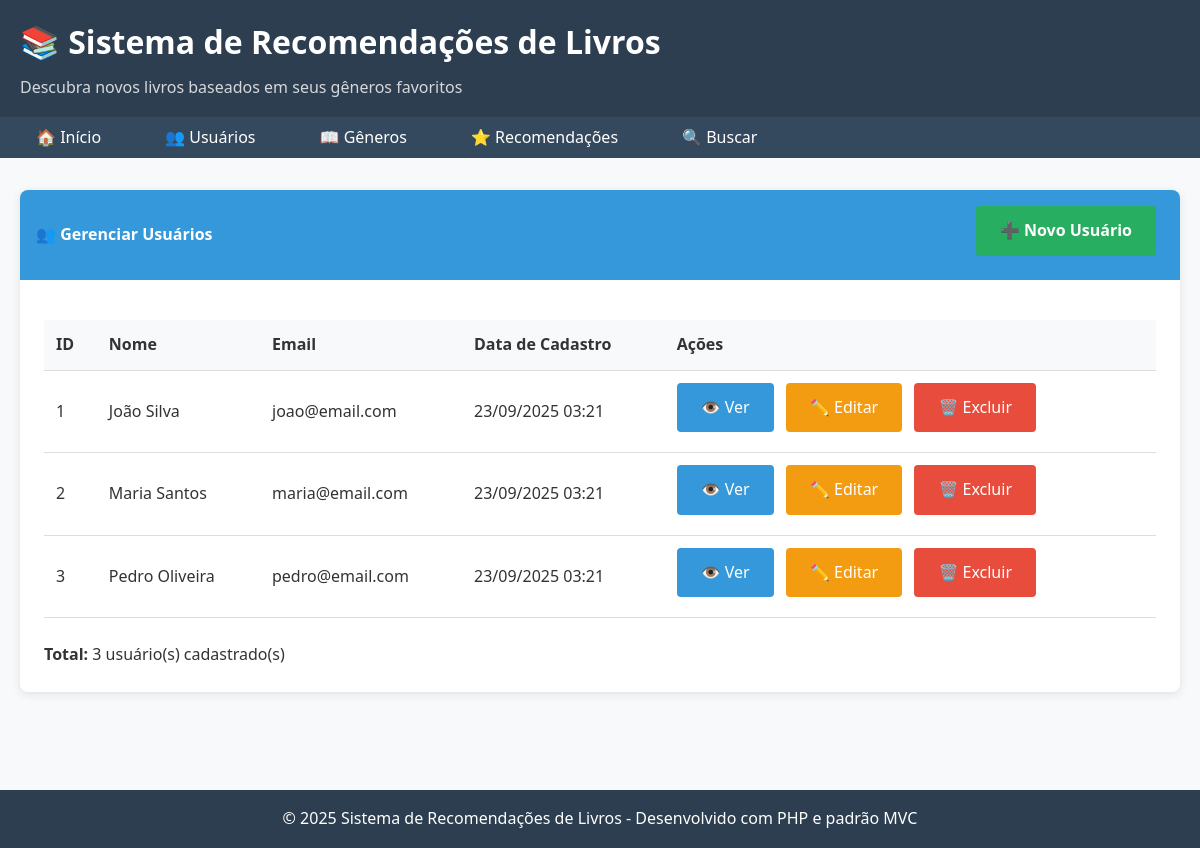
The page /usuarios on the database its author committed.
### tables this page shows
CREATE TABLE usuarios (
    id INT AUTO_INCREMENT PRIMARY KEY,
    nome VARCHAR(100) NOT NULL,
    email VARCHAR(100) UNIQUE NOT NULL,
    senha VARCHAR(255) NOT NULL,
    data_cadastro TIMESTAMP DEFAULT CURRENT_TIMESTAMP
);

### app/Controllers/UsuarioController.php (called while the page is built, shortened)
<?php
class UsuarioController extends Controller {
    private $usuarioService;
    public function __construct() {
        $this->usuarioService = new UsuarioService();
    }
    public function index() {
        try {
            $usuarios = $this->usuarioService->listarUsuarios();
            $this->render('usuario/index', [
                'usuarios' => $usuarios,
                'success_message' => $this->getSuccessMessage(),
                'error_message' => $this->getErrorMessage()
            ]);
        } catch (Exception $e) {
            $this->setErrorMessage("Erro ao listar usuários: " . $e->getMessage());
            $this->render('usuario/index', [
                'usuarios' => [],
                'error_message' => $this->getErrorMessage()
            ]);
        }
    }
}
?>

### index.php (called while the page is built, shortened)
<?php
require_once dirname(__DIR__) . '/core/Autoload.php';
require_once dirname(__DIR__) . '/routes/Router.php';
$router = new Router();
$router->get('/', 'Home', 'index');
$router->get('/buscar', 'Home', 'buscar');
$router->get('/usuarios', 'Usuario', 'index');
$router->get('/usuarios/criar', 'Usuario', 'criar');
$router->post('/usuarios/salvar', 'Usuario', 'salvar');
$router->get('/usuarios/editar/{id}', 'Usuario', 'editar');
$router->post('/usuarios/atualizar/{id}', 'Usuario', 'atualizar');
$router->get('/usuarios/remover/{id}', 'Usuario', 'remover');
$router->get('/usuarios/visualizar/{id}', 'Usuario', 'visualizar');
$router->get('/generos', 'Genero', 'index');
$router->get('/generos/criar', 'Genero', 'criar');
$router->post('/generos/salvar', 'Genero', 'salvar');
$router->get('/generos/editar/{id}', 'Genero', 'editar');
$router->post('/generos/atualizar/{id}', 'Genero', 'atualizar');
$router->get('/generos/remover/{id}', 'Genero', 'remover');
$router->get('/generos/visualizar/{id}', 'Genero', 'visualizar');
$router->get('/recomendacoes', 'Recomendacao', 'index');
$router->get('/recomendacoes/criar', 'Recomendacao', 'criar');
$router->post('/recomendacoes/salvar', 'Recomendacao', 'salvar');
$router->get('/recomendacoes/editar/{id}', 'Recomendacao', 'editar');
$router->post('/recomendacoes/atualizar/{id}', 'Recomendacao', 'atualizar');
$router->get('/recomendacoes/remover/{id}', 'Recomendacao', 'remover');
$router->get('/recomendacoes/visualizar/{id}', 'Recomendacao', 'visualizar');
try {
    $router->dispatch();
} catch (Exception $e) {
    http_response_code(500);
    echo "<h1>Erro interno do servidor</h1>";
    echo "<p>" . htmlspecialchars($e->getMessage()) . "</p>";
    if (true) {
        echo "<pre>" . htmlspecialchars($e->getTraceAsString()) . "</pre>";
    }
}
?>

### core/Autoload.php (called while the page is built, shortened)
<?php
class Autoload {
    public static function load($className) {
        $baseDir = dirname(__DIR__) . '/';
        $directories = [
            'app/Models/',
            'app/Controllers/',
            'app/DAO/',
            'app/Services/',
            'core/',
            'core/Database/'
        ];
        foreach ($directories as $directory) {
            $file = $baseDir . $directory . $className . '.php';
            if (file_exists($file)) {
                return;
            }
        }
    }
}
?>

### config/config.php (called while the page is built, shortened)
<?php
class Config {
    public static function getDSN() {
        return "mysql:host=" . self::DB_HOST . ";dbname=" . self::DB_NAME . ";charset=" . self::DB_CHARSET;
    }
    public static function getPDOOptions() {
        return [
            PDO::ATTR_ERRMODE => PDO::ERRMODE_EXCEPTION,
            PDO::ATTR_DEFAULT_FETCH_MODE => PDO::FETCH_ASSOC,
            PDO::ATTR_EMULATE_PREPARES => false,
        ];
    }
}
?>

### core/Database/MysqlSingleton.php (called while the page is built, shortened)
<?php
require_once dirname(__DIR__, 2) . '/config/config.php';
class MysqlSingleton {
    private static $instance = null;
    private $connection;
    private function __construct() {
        try {
            $this->connection = new PDO(
                Config::getDSN(),
                Config::DB_USER,
                Config::DB_PASS,
                Config::getPDOOptions()
            );
        } catch (PDOException $e) {
            throw new Exception("Erro na conexão com o banco de dados: " . $e->getMessage());
        }
    }
    public static function getInstance() {
        if (self::$instance === null) {
            self::$instance = new self();
        }
        return self::$instance;
    }
    public function query($sql, $params = []) {
        try {
            $stmt = $this->connection->prepare($sql);
            $stmt->execute($params);
            return $stmt;
        } catch (PDOException $e) {
            throw new Exception("Erro na execução da query: " . $e->getMessage());
        }
    }
}
?>

### app/Services/UsuarioService.php (called while the page is built, shortened)
<?php
class UsuarioService {
    private $usuarioDAO;
    public function __construct() {
        $this->usuarioDAO = new UsuarioDAO();
    }
    public function listarUsuarios() {
        return $this->usuarioDAO->listarTodos();
    }
}
?>

### app/DAO/UsuarioDAO.php (called while the page is built, shortened)
<?php
class UsuarioDAO implements IUsuarioDAO {
    private $db;
    public function __construct() {
        $this->db = MysqlSingleton::getInstance();
    }
    public function listarTodos() {
        $sql = "SELECT * FROM usuarios ORDER BY nome";
        $stmt = $this->db->query($sql);
        $usuarios = [];
        while ($data = $stmt->fetch()) {
            $usuarios[] = Usuario::fromArray($data);
        }
        return $usuarios;
    }
}
?>

### app/Models/Usuario.php (called while the page is built, shortened)
<?php
class Usuario {
    private $id;
    private $nome;
    private $email;
    private $dataCadastro;
    public function __construct($id = null, $nome = null, $email = null, $senha = null, $dataCadastro = null) {
        $this->id = $id;
        $this->nome = $nome;
        $this->email = $email;
        $this->dataCadastro = $dataCadastro;
    }
    public function getId() {
        return $this->id;
    }
    public function getNome() {
        return $this->nome;
    }
    public function getEmail() {
        return $this->email;
    }
    public function getDataCadastro() {
        return $this->dataCadastro;
    }
    public static function fromArray($data) {
        return new self(
            $data['id'] ?? null,
            $data['nome'] ?? null,
            $data['email'] ?? null,
            $data['senha'] ?? null,
            $data['data_cadastro'] ?? null
        );
    }
}
?>

### app/Views/usuario/index.php (the view)
<?php include dirname(__DIR__) . '/layout/header.php'; ?>
<div class="card">
    <div class="card-header d-flex justify-content-between align-items-center">
        <span>👥 Gerenciar Usuários</span>
        <a href="/usuarios/criar" class="btn btn-success">➕ Novo Usuário</a>
    </div>
    <div class="card-body">
        <?php if (empty($usuarios)): ?>
            <p class="text-center">Nenhum usuário cadastrado. <a href="/usuarios/criar">Criar primeiro usuário</a></p>
        <?php else: ?>
            <div class="table-responsive">
                <table class="table">
                    <thead>
                        <tr>
                            <th>ID</th>
                            <th>Nome</th>
                            <th>Email</th>
                            <th>Data de Cadastro</th>
                            <th>Ações</th>
                        </tr>
                    </thead>
                    <tbody>
                        <?php foreach ($usuarios as $usuario): ?>
                            <tr>
                                <td><?= $usuario->getId() ?></td>
                                <td><?= htmlspecialchars($usuario->getNome()) ?></td>
                                <td><?= htmlspecialchars($usuario->getEmail()) ?></td>
                                <td><?= date('d/m/Y H:i', strtotime($usuario->getDataCadastro())) ?></td>
                                <td>
                                    <a href="/usuarios/visualizar/<?= $usuario->getId() ?>" class="btn btn-primary btn-sm">👁️ Ver</a>
                                    <a href="/usuarios/editar/<?= $usuario->getId() ?>" class="btn btn-warning btn-sm">✏️ Editar</a>
                                    <a href="javascript:void(0)"
                                       onclick="confirmarExclusao('<?= htmlspecialchars($usuario->getNome()) ?>', '/usuarios/remover/<?= $usuario->getId() ?>')"
                                       class="btn btn-danger btn-sm">🗑️ Excluir</a>
                                </td>
                            </tr>
                        <?php endforeach; ?>
                    </tbody>
                </table>
            </div>
            <div class="mt-3">
                <p><strong>Total:</strong> <?= count($usuarios) ?> usuário(s) cadastrado(s)</p>
            </div>
        <?php endif; ?>
    </div>
</div>
<?php include dirname(__DIR__) . '/layout/footer.php'; ?>

### routes/Router.php (shortened to what this page needs)
<?php
class Router {
    private $routes = [];
    private function addRoute($httpMethod, $path, $controller, $method) {
        $this->routes[] = [
            'method' => $httpMethod,
            'path' => $path,
            'controller' => $controller,
            'action' => $method
        ];
    }
    public function dispatch() {
        $requestMethod = $_SERVER['REQUEST_METHOD'];
        $requestUri = $_SERVER['REQUEST_URI'];
        $requestUri = strtok($requestUri, '?');
        $scriptName = dirname($_SERVER['SCRIPT_NAME']);
        if ($scriptName !== '/') {
            $requestUri = str_replace($scriptName, '', $requestUri);
        }
        foreach ($this->routes as $route) {
            if ($route['method'] === $requestMethod && $this->matchPath($route['path'], $requestUri)) {
                $this->callController($route['controller'], $route['action'], $requestUri, $route['path']);
                return;
            }
        }
    }
    private function matchPath($routePath, $requestUri) {
        $pattern = preg_replace('/\{[^}]+\}/', '([^/]+)', $routePath);
        $pattern = '#^' . $pattern . '$#';
        return preg_match($pattern, $requestUri);
    }
    private function callController($controllerName, $method, $requestUri, $routePath) {
        $controller = new $controllerClass();
        $params = $this->extractParams($routePath, $requestUri);
        call_user_func_array([$controller, $method], $params);
    }
    private function extractParams($routePath, $requestUri) {
        $params = [];
        return $params;
    }
}
?>

### style.css (style rules this page uses)
* { margin: 0; padding: 0; box-sizing: border-box; }
body { font-family: 'Segoe UI', Tahoma, Geneva, Verdana, sans-serif; line-height: 1.6; color: #333; background-color: #f8f9fa; }
.card { background: white; border-radius: 8px; box-shadow: 0 2px 10px rgba(0,0,0,0.1); margin-bottom: 2rem; overflow: hidden; }
.card-header { background-color: #3498db; color: white; padding: 1rem; font-weight: bold; }
.card-body { padding: 1.5rem; }
.btn { display: inline-block; padding: 0.75rem 1.5rem; border: none; border-radius: 4px; text-decoration: none; cursor: pointer; font-size: 1rem; transition: all 0.3s; margin-right: 0.5rem; margin-bottom: 0.5rem; }
.btn-primary { background-color: #3498db; color: white; }
.btn-success { background-color: #27ae60; color: white; }
.btn-warning { background-color: #f39c12; color: white; }
.btn-danger { background-color: #e74c3c; color: white; }
.table { width: 100%; border-collapse: collapse; margin-top: 1rem; }
.table th, .table td { padding: 0.75rem; text-align: left; border-bottom: 1px solid #ddd; }
.table th { background-color: #f8f9fa; font-weight: 600; }
.mt-3 { margin-top: 1.5rem; }
.d-flex { display: flex; }
.justify-content-between { justify-content: space-between; }
.align-items-center { align-items: center; }

### rows shown on the page
usuarios: id "1", nome "João Silva", email "joao@email.com", data_cadastro "23/09/2025 03:21"
usuarios: id "2", nome "Maria Santos", email "maria@email.com", data_cadastro "23/09/2025 03:21"
usuarios: id "3", nome "Pedro Oliveira", email "pedro@email.com", data_cadastro "23/09/2025 03:21"

### other values the page prints
count($usuarios) "3"
